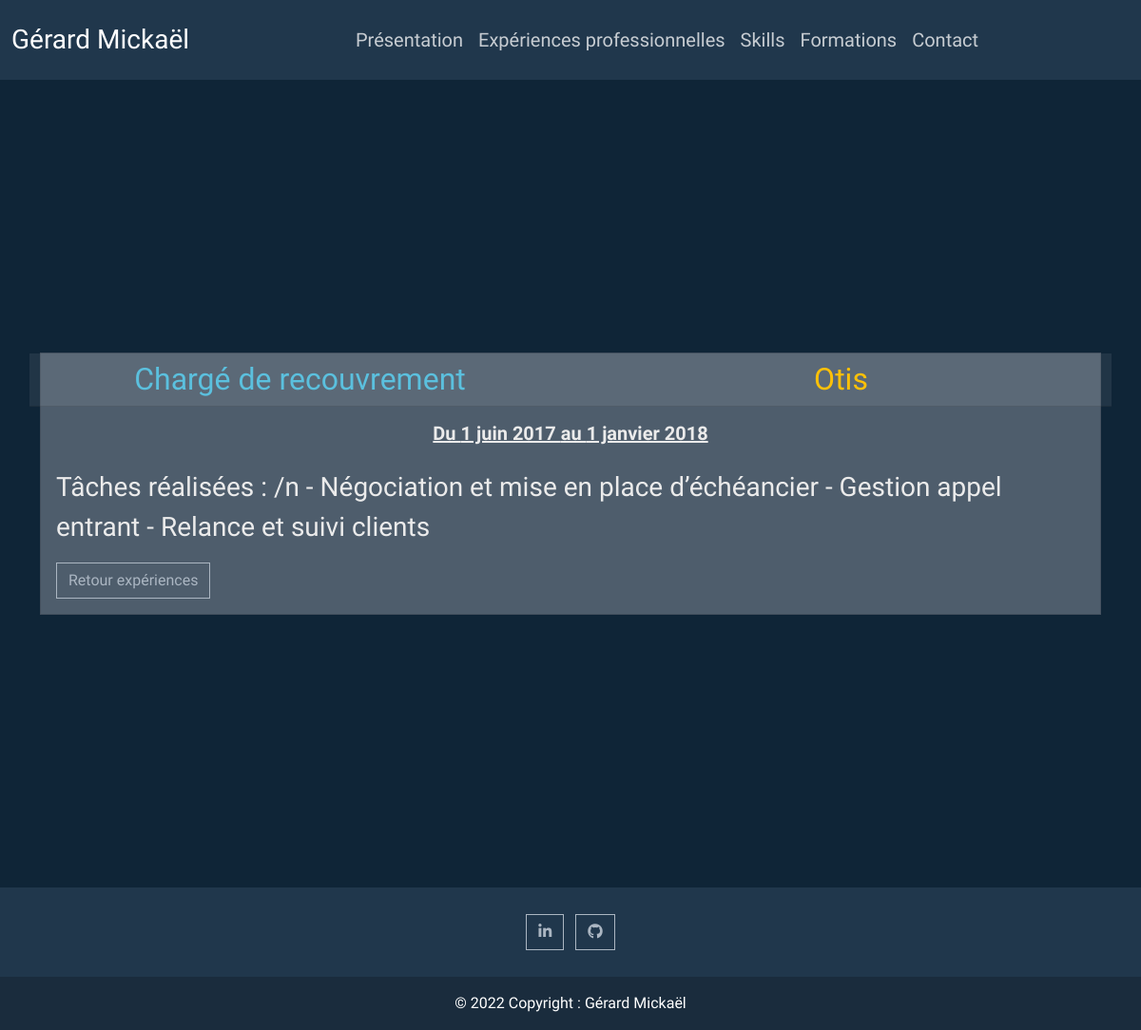
The page /otis/ on the database as committed earlier.
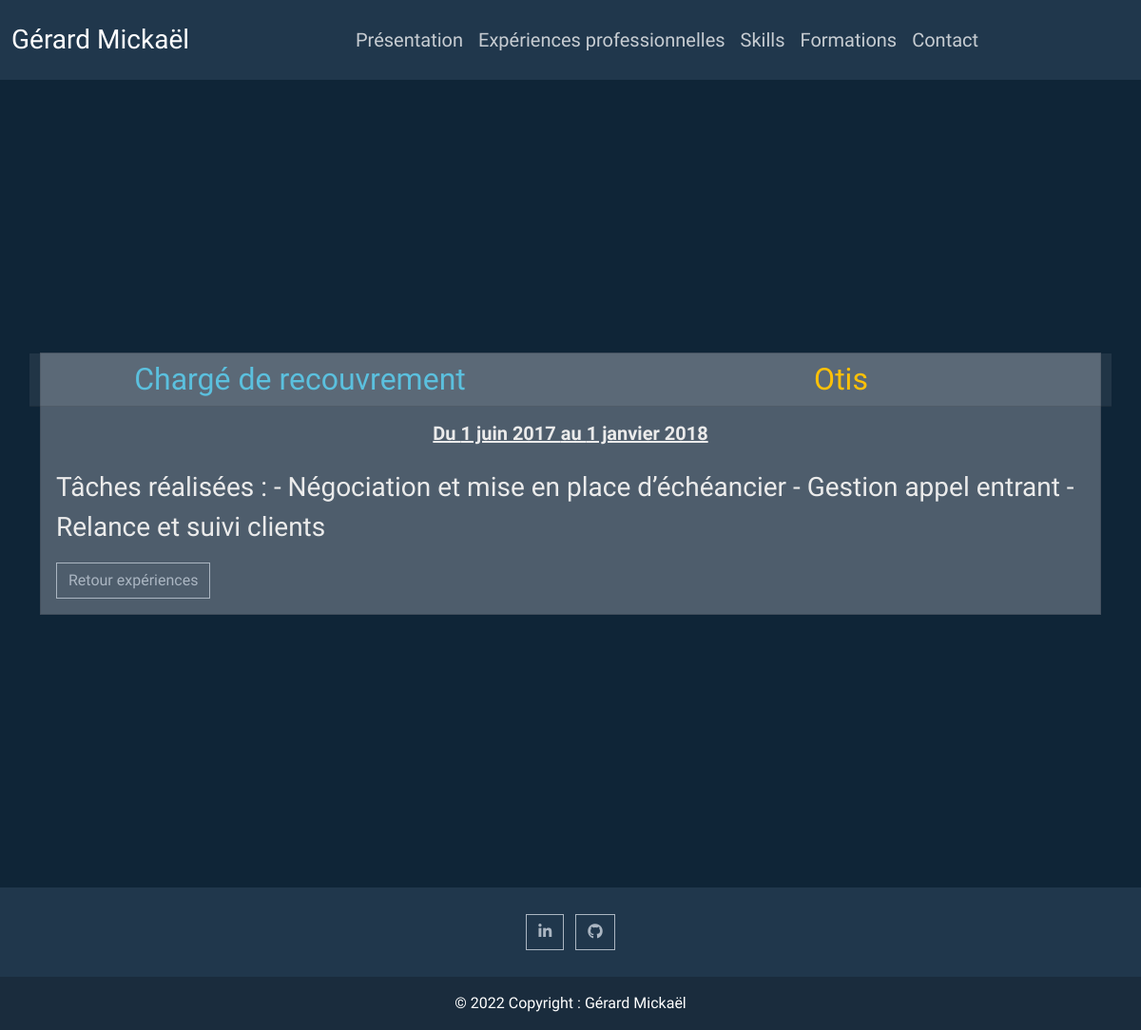
The same page on the database as committed later.
### experience/models.py (models this page shows, shortened)
class ExperiencePro(models.Model):
    metier = models.CharField(max_length=150)
    societe = models.CharField(max_length=150)
    contenu = models.TextField()
    slug = models.SlugField(max_length=100)
    date_start = models.DateField()
    date_end = models.DateField()
    image = models.ImageField(default='default.jpg')

### experience/views.py (the view)
# urls.py: path('<slug:slug>/', views.experience_pro, name='experience')
def experience_pro(request, slug):
    experience = get_object_or_404(ExperiencePro, slug=slug)
    return render(request, 'experience/detail.html', context={"experience": experience})

### experience/templates/experience/detail.html
{% extends 'navbar_footer.html' %}
{% block contenu %}
<div class="container d-flex align-items-center justify-content-center" style="height: 850px">
    <div class="card">
        <div class="row">
            <h5 class="card-header col-6 text-center text-info fs-2">{{ experience.metier }}</h5>
            <h5 class="card-header col-6 text-center text-warning fs-2">{{ experience.societe }}</h5>
        </div>
        <div class="card-body">
            <h5 class="card-title text-center mb-4 fw-bold text-decoration-underline">Du {{experience.date_start}} au {{experience.date_end}}</h5>
            <p class="card-text fs-3">{{experience.contenu}}</p>
            <a class="btn btn btn-outline-light" href="{% url 'experiences:experiences' %}" >Retour expériences</a>
        </div>
    </div>
</div>
{% endblock %}

Rows that differ between the two databases and show on the page:
changed ExperiencePro "Chargé de recouvrement": contenu "Tâches réalisées : /n - Négociation et mise en place d’échéancier - Gestion appel entrant - Relance et suivi clients" → "Tâches réalisées : - Négociation et mise en place d’échéancier - Gestion appel entrant - Relance et suivi clients"
